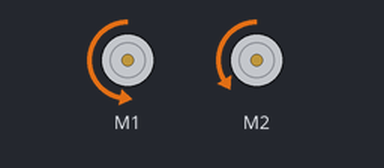
The sketch below on a simulated Arduino Leonardo, built with avr-gcc and run on an emulated ATmega32U4. Parts: 2 × DC motor (green arrow = forward, orange = backward, longer = faster). At 8.0 s the program stops and its outputs stay as they are.

Above: at 2.2 s.
At 3.7 s:
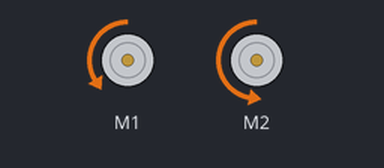
Timing chart, 0 to 5.0 s (numbered marks = the images above):
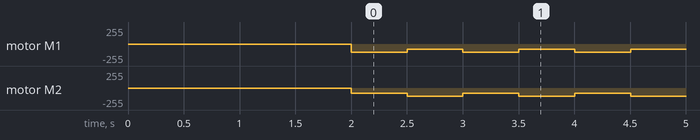

Measured:
- by itself, motor M1: repeats every 1.0 s: backward 76/255 0.50 s, backward 127/255 0.50 s
- by itself, motor M2: repeats every 1.0 s: backward 127/255 0.50 s, backward 76/255 0.50 s

The sketch:

INPLACEROTATION.ino
```cpp
#include <Pololu3piPlus32U4.h>

using namespace Pololu3piPlus32U4;

Motors motors;

void setup()
{
  delay(2000);
}

void loop()
{
  for(int i = 0; i < 6; i++) // number of zig-zags
  {
    // Forward + slight right
    motors.setSpeeds(-200, -120);
    delay(500);

    // Forward + slight left
    motors.setSpeeds(-120, -200);
    delay(500);
  }

  // Stop
  motors.setSpeeds(0, 0);
  while(1);
}
```
